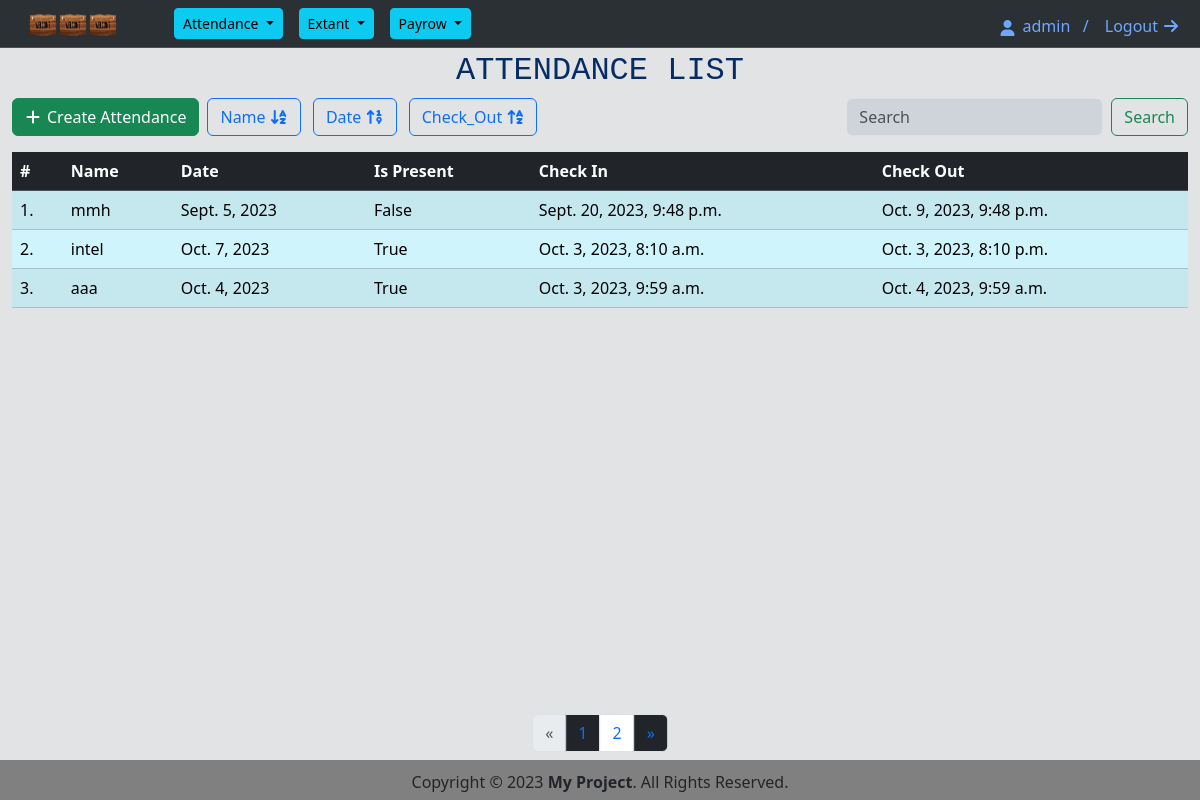
The app's page / (signed in) with its own data.
### attendance/models.py (models this page shows, shortened)
class EmployeeAttendance(models.Model):
    id = models.AutoField(primary_key=True)
    name = models.CharField(max_length=30)
    date = models.DateField()
    is_present = models.BooleanField(default=False)
    check_in_time = models.DateTimeField(null=True, blank=True)
    check_out_time = models.DateTimeField(null=True, blank=True)

### attendance/views.py (the view)
# urls.py: path('', views.attendance_list, name='attendancelist'),
@login_required(login_url='login')
def attendance_list(request):
    if request.method == "GET":
        attendanceList = EmployeeAttendance.objects.all()
        paginator = Paginator(attendanceList,3)
        page_number =request.GET.get('page')
        page_obj = paginator.get_page(page_number)
        return render(request,'attendance_list.html',{'page_obj':page_obj})

### attendance/templates/attendance_list.html (shortened to what this page needs)
{% extends 'base.html' %}
{% block title %}  <h2>Attendance List</h2> {% endblock %}
{% block body %}
{% load static %}
<div class="container-fluid">
  <div class="float-end">
    <form class="d-flex" role="search" action="/search_by/">
      <input class="form-control me-2 bg-dark-subtle" type="text" name="search" placeholder="Search" aria-label="Search">
      <button class="btn btn-outline-success" type="submit">Search</button>
    </form>
  </div>
  <div class="float-start">
    <form class="form-inline">
      <button class="btn btn-success"><a class="dropdown-item icon-link icon-link-hover"
          style="--bs-icon-link-transform: translate3d(0, -.125rem, 0);" href="/create/">
          <i class="fa-solid fa-plus bi" aria-hidden="true"></i>
          Create Attendance</a></button>
  </div>
  <button class="btn btn-outline-primary ms-sm-2 {{ order_selected.name }}" type="submit" name="order" value="name">Name
    <i class="fas fa-sort-alpha-down" aria-hidden="true"></i>
  </button>
  <button class="btn btn-outline-primary ms-sm-2 {{ order_selected.date }}" type="submit" name="order"
    value="date">
    Date
    <i class="fas fa-sort-numeric-up" aria-hidden="true"></i>
  </button>
  <button class="btn btn-outline-primary ms-sm-2 {{ order_selected.check_out_time }}" type="submit" name="order"
    value="check_out_time">Check_Out <i class="fas fa-sort-alpha-up" aria-hidden="true"></i>
  </button>
<table class="table table-info table-hover table-striped">
    <thead class="table-dark">
      <tr>
        <th scope="col">#</th>
        <th scope="col">Name</th>
        <th scope="col">Date</th>
        <th scope="col">Is Present</th>
        <th scope="col">Check In</th>
        <th scope="col">Check Out</th>
      </tr>
    </thead>
    <tbody>
        {% for attendance in page_obj %}
            <tr class="clickable" onclick="window.location='/detail/{{attendance.id}}'">
                <td>{{ forloop.counter }}.</td>
                <td>{{ attendance.name }}</td>
                <td>{{ attendance.date }}</td>
                <td>{{ attendance.is_present }}</td>
                <td>{{ attendance.check_in_time }}</td>
                <td>{{ attendance.check_out_time }}</td>
            </tr>
        {% endfor %}
    </tbody>
  </table>
  {% if page_obj.has_other_pages %}
  <nav aria-label="Page pagination" class="mb-4">
    <ul class="pagination justify-content-center position-absolute bottom-0 start-50 translate-middle-x mb-5">
      {% if page_obj.has_previous %}
      <li class="page-item">
        <a class="page-link bg-dark" href="?page={{ page_obj.previous_page_number }}" aria-label="Previous">
          <span aria-hidden="true">&laquo;</span></a>
      </li>
      {% else %}
      <li class="page-item disabled">
        <span class="page-link" aria-label="Previous"><span aria-hidden="true">&laquo;</span></span>
      </li>
      {% endif %}
      {% for page_num in page_obj.paginator.page_range %}
      {% if page_obj.number == page_num %}
      <li class="page-item">
        <span class="page-link bg-dark">
          {{ page_num }}
        </span>
      </li>
      {% else %}
      <li class="page-item">
        <a class="page-link" href="?page={{ page_num }}">{{ page_num }}</a>
      </li>
      {% endif %}
      {% endfor %}
      {% if page_obj.has_next %}
      <li class="page-item">
        <a class="page-link bg-dark" href="?page={{ page_obj.next_page_number }}" aria-label="Next">
          <span aria-hidden="true">&raquo;</span></a>
      </li>
      {% else %}
      <li class="page-item disabled">
        <span class="page-link" aria-label="Next"><span aria-hidden="true">&raquo;</span></span>
      </li>
      {% endif %}
    </ul>
  </nav>
{% endif %}
</div>
{% endblock %}

### templates/header.html (shortened to what this page needs)
<nav class="navbar navbar-expand-lg bg-body-tertiary border-bottom border-body" data-bs-theme="dark">
    <div class="container-fluid">
        <a class="ms-3" href="#">
            <img src="/static/logoimg.png"><img src="/static/logoimg.png"><img src="/static/logoimg.png">
        </a>
        {% if user.is_authenticated %}
        <div class="collapse navbar-collapse ms-2" id="navbarNav">
            <ul class="navbar-nav">
                <div class="btn-group ms-5">
                    <button type="button" class="btn btn-sm btn-info dropdown-toggle" data-bs-toggle="dropdown" aria-expanded="false">
                        Attendance
                    </button>
                </div>
                <div class="btn-group ms-3">
                    <button type="button" class="btn btn-sm btn-info dropdown-toggle" data-bs-toggle="dropdown" aria-expanded="false">
                        Extant
                    </button>
                </div>
                <div class="btn-group ms-3">
                    <button type="button" class="btn btn-sm btn-info dropdown-toggle" data-bs-toggle="dropdown" aria-expanded="false">
                        Payrow
                    </button>
                </div>
            </ul>
        </div>
        <div class="d-flex mt-1 me-2">
            <a href="#" class="text-decoration-none me-2 icon-link icon-link-hover" style="--bs-icon-link-transform: translate3d(0, -.125rem, 0);">
            <i class="fa-solid fa-user mt-1 bi" aria-hidden="true"></i>
            {{ user.username }} &nbsp;&nbsp;/</a>
            <a href="/logout" class="text-decoration-none ms-2 icon-link icon-link-hover">
                Logout<i class="fa-solid fa-arrow-right bi" aria-hidden="true"></i></a>
        </div>
        {% endif %}
    </div>
</nav>

### static/css/style.css (style rules this page uses)
img { width: 30px; height: 30px; }

### records on screen
EmployeeAttendance: name "mmh", date "Sept. 5, 2023", is_present "False", check_in_time "Sept. 20, 2023, 9:48 p.m.", check_out_time "Oct. 9, 2023, 9:48 p.m."
EmployeeAttendance: name "intel", date "Oct. 7, 2023", is_present "True", check_in_time "Oct. 3, 2023, 8:10 a.m.", check_out_time "Oct. 3, 2023, 8:10 p.m."
EmployeeAttendance: name "aaa", date "Oct. 4, 2023", is_present "True", check_in_time "Oct. 3, 2023, 9:59 a.m.", check_out_time "Oct. 4, 2023, 9:59 a.m."

### other values on screen
{{ user.username }} "admin"
{{ page_num }} "1"
{{ page_num }} "2"
